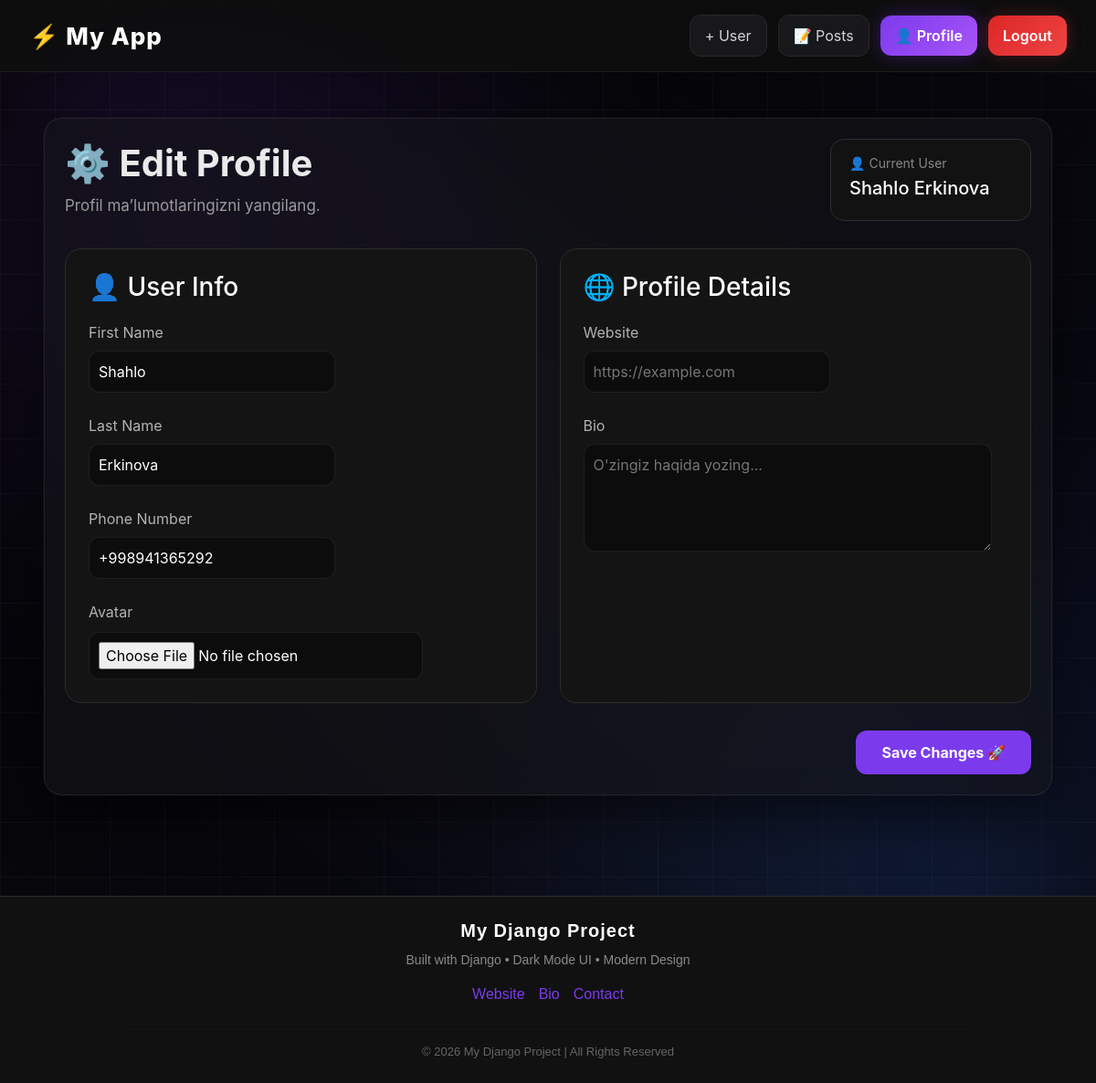
/profile/edit/ (signed in), run on an earlier commit of the app's database.
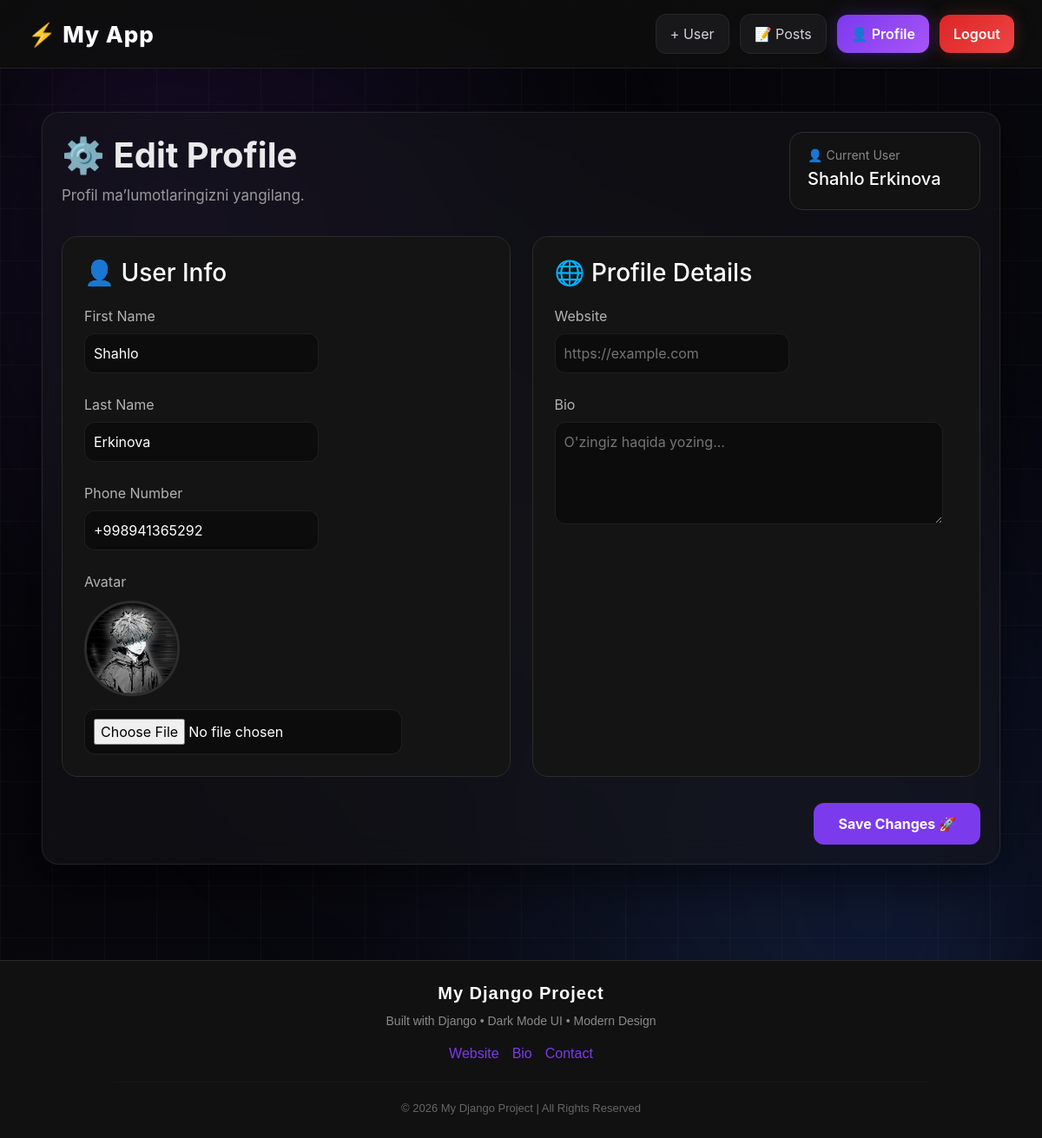
And on a later commit of the database.
### user/models.py (models this page shows, shortened)
class CustomUser(AbstractUser):
    username = None
    email = models.EmailField(unique=True)
    USERNAME_FIELD = 'email'
    REQUIRED_FIELDS = ['first_name','last_name']
    phone_number=models.CharField(max_length=30,blank=False,null=False)
    avatar=models.ImageField(upload_to='images/',default='images/default.jpg',blank=True,null=False)
    slug=models.SlugField(blank=True, null=False,unique=True)
    created_at=models.DateTimeField(auto_now_add=True,blank=True,null=False)
    objects = CustomUserManager() #     `manager ulash

### user/views.py (the view, shortened to what this page needs)
# urls.py: path('profile/edit/', views.profile_edit_view,name='profile_edit'),
@login_required
def profile_edit_view(request):
    user_form=  ProfileUpdateForm(instance=request.user)
    profile_form = UserProfileUpdateForm(instance=request.user.profile)
    context = {
        'user_form':user_form,
        'profile_form':profile_form,
    }
    return render(request,'profile_edit.html',context)

### user/forms.py
class ProfileUpdateForm(forms.ModelForm):
    first_name= forms.CharField(
        max_length=100,
        widget=forms.TextInput(attrs={
            'class': 'form-input',
            'placeholder': 'Ismingiz'
        })
    )
    last_name=forms.CharField(
        max_length=100,
        widget=forms.TextInput(attrs={
            'class': 'form-input',
            'placeholder': 'Familiyangiz'
        })
    )
    phone_number=forms.CharField(
        max_length=100,
        required=False,
        widget=forms.TextInput(attrs={
            'class':'form-input',
            'placeholder': '+998 94 136 52 92'
        })
    )
    avatar=forms.ImageField(
        required=False,
        widget=forms.FileInput(attrs={
            'class':'form-file',
            'accept':'image/*'
        })
        )
    class Meta:
        model = CustomUser
        fields= ['first_name','last_name','phone_number','avatar']

### templates/profile_edit.html (shortened to what this page needs)
{% extends 'base.html' %}
{% block content %}
<div class="dark-card">
    <div style="display:flex;justify-content:space-between;align-items:center;flex-wrap:wrap;gap:20px;margin-bottom:30px;">
        <div>
            <h1 style="font-size:40px;font-weight:bold;margin-bottom:10px;">
                ⚙️ Edit Profile
            </h1>
            <p style="color:#9b9b9b;font-size:17px;margin:0;">
                Profil ma’lumotlaringizni yangilang.
            </p>
        </div>
        <div style="background:#121212;border:1px solid #2e2e2e;padding:15px 20px;border-radius:15px;min-width:220px;">
            <p style="margin:0;color:#888;font-size:14px;">
                👤 Current User
            </p>
            <h5 style="margin-top:5px;color:white;">
                {{ request.user.first_name }} {{ request.user.last_name }}
            </h5>
        </div>
    </div>
    <form method="POST" enctype="multipart/form-data">
        <div style="display:grid;grid-template-columns:repeat(auto-fit,minmax(300px,1fr));gap:25px;">
            <div style="background:#141414;border:1px solid #2c2c2c;border-radius:18px;padding:25px;">
                <h3 style="margin-bottom:20px;color:white;">👤 User Info</h3>
                <label style="display:block;margin-bottom:8px;color:#b3b3b3;">First Name</label>
                {{ user_form.first_name }}
                <br><br>
                <label style="display:block;margin-bottom:8px;color:#b3b3b3;">Last Name</label>
                {{ user_form.last_name }}
                <br><br>
                <label style="display:block;margin-bottom:8px;color:#b3b3b3;">Phone Number</label>
                {{ user_form.phone_number }}
                <br><br>
                <label style="display:block;margin-bottom:10px;color:#b3b3b3;">Avatar</label>
                {% if request.user.avatar and request.user.avatar.url %}
                    <img src="{{ request.user.avatar.url }}"
                         width="110"
                         height="110"
                         style="object-fit:cover;border-radius:50%;margin-bottom:15px;border:3px solid #2d2d2d;">
                {% endif %}
                {{ user_form.avatar }}
            </div>
            <div style="background:#141414;border:1px solid #2c2c2c;border-radius:18px;padding:25px;">
                <h3 style="margin-bottom:20px;color:white;">🌐 Profile Details</h3>
                <label style="display:block;margin-bottom:8px;color:#b3b3b3;">Website</label>
                {{ profile_form.website }}
                <br><br>
                <label style="display:block;margin-bottom:8px;color:#b3b3b3;">Bio</label>
                {{ profile_form.bio }}
            </div>
        </div>
        <div style="margin-top:30px;display:flex;justify-content:flex-end;">
            <button type="submit"
                    style="background:#7c3aed;border:none;color:white;padding:12px 28px;border-radius:12px;font-weight:bold;cursor:pointer;">
                Save Changes 🚀
            </button>
        </div>
    </form>
</div>
{% endblock %}

What changed in the data, as far as the page shows it:
changed CustomUser "Shahlo": user.avatar: picture added
